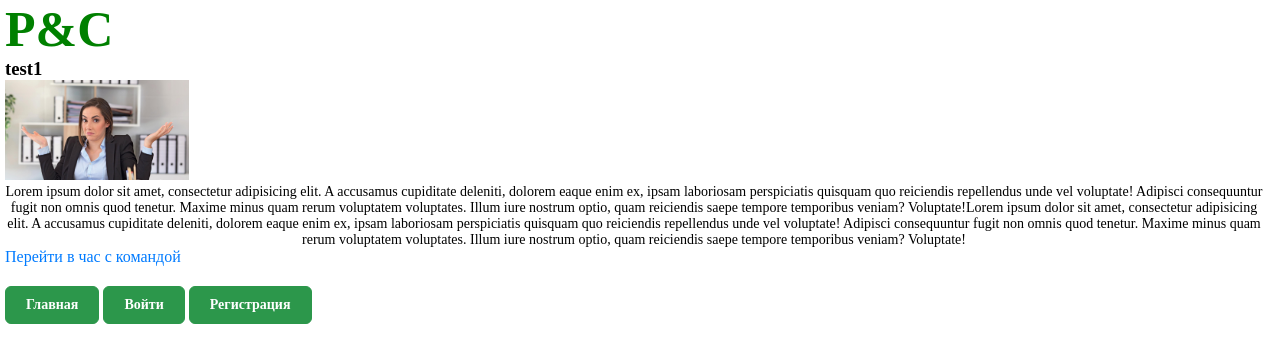
Screenshot of /tasks/test1 with the database file from the repository.
### tasks/models.py (models this page shows, shortened)
class Tasks(models.Model):
    slug = models.SlugField("уникальное название", unique=True)
    title = models.CharField("Название задачи" , max_length=100)
    desk = models.TextField("Описание задачи")
    url = models.CharField("ссылка на чат" , max_length=130)
    image = models.ImageField("Картинка", default="tasks_Image/default.jpg", upload_to="tasks_Image")

### tasks/views.py (the view)
# urls.py: path('<slug>',views.TaskPage.as_view(), name='task'),
class TaskPage (DetailView):
    model = Tasks
    template_name = 'tasks/taskPage.html'

### templates/tasks/taskPage.html
{% extends 'layout.html'%}
{%block main%}
<div class="container">
    <div>
        <h3>{{object.title}}</h3>
        {% if object.image %}
        <img src="{{ object.image.url }}" alt="{{object.title}}">
        {% else %}
        <img src="/pictures/tasks_Image/default.jpg" alt="">
        {% endif%}
        <p>{{object.desk}}</p>
        <a href="{{object.url}}"> Перейти в час с командой</a>
    </div>
</div>
{%endblock%}

### static/css/style.css (style rules this page uses)
* { margin: 0; padding: 0; }
p { text-align: center; font-size: 14px; }
a { color: #007bff; text-decoration: none; }
img { height: 100px; }
.container { width: 1258px; margin: 0px auto; }

### rows the page displays
Tasks: title "test1", image (placeholder picture), desk "Lorem ipsum dolor sit amet, consectetur adipisicing elit. A accusamus cupiditate deleniti, dolorem eaque enim ex, ipsam laboriosam perspiciatis quisquam quo reiciendis repellendus unde vel voluptate! Adipisci consequuntur fugit non omnis quod tenetur. Maxime minus quam rerum voluptatem voluptates. Illum iure nostrum optio, quam reiciendis saepe tempore temporibus veniam? Voluptate!Lorem ipsum dolor sit amet, consectetur adipisicing elit. A accusamus cupiditate deleniti, dolorem eaque enim ex, ipsam laboriosam perspiciatis quisquam quo reiciendis repellendus unde vel voluptate! Adipisci consequuntur fugit non omnis quod tenetur. Maxime minus quam rerum voluptatem voluptates. Illum iure…"
